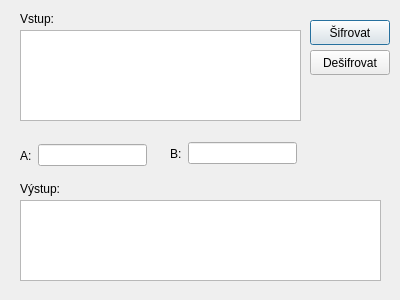
<?xml version="1.0" encoding="UTF-8"?>
<ui version="4.0">
 <class>Dialog</class>
 <widget class="QDialog" name="Dialog">
  <property name="geometry">
   <rect>
    <x>0</x>
    <y>0</y>
    <width>400</width>
    <height>300</height>
   </rect>
  </property>
  <property name="windowTitle">
   <string>Dialog</string>
  </property>
  <widget class="QPlainTextEdit" name="input">
   <property name="geometry">
    <rect>
     <x>20</x>
     <y>30</y>
     <width>281</width>
     <height>91</height>
    </rect>
   </property>
  </widget>
  <widget class="QLabel" name="label_3">
   <property name="geometry">
    <rect>
     <x>20</x>
     <y>10</y>
     <width>54</width>
     <height>17</height>
    </rect>
   </property>
   <property name="text">
    <string>Vstup:</string>
   </property>
  </widget>
  <widget class="QLabel" name="label_4">
   <property name="geometry">
    <rect>
     <x>20</x>
     <y>180</y>
     <width>54</width>
     <height>17</height>
    </rect>
   </property>
   <property name="text">
    <string>Výstup:</string>
   </property>
  </widget>
  <widget class="QPushButton" name="codeButton">
   <property name="geometry">
    <rect>
     <x>310</x>
     <y>20</y>
     <width>80</width>
     <height>25</height>
    </rect>
   </property>
   <property name="text">
    <string>Šifrovat</string>
   </property>
  </widget>
  <widget class="QPushButton" name="decodeButton">
   <property name="geometry">
    <rect>
     <x>310</x>
     <y>50</y>
     <width>80</width>
     <height>25</height>
    </rect>
   </property>
   <property name="text">
    <string>Dešifrovat</string>
   </property>
  </widget>
  <widget class="QTextBrowser" name="output">
   <property name="geometry">
    <rect>
     <x>20</x>
     <y>200</y>
     <width>361</width>
     <height>81</height>
    </rect>
   </property>
  </widget>
  <widget class="QWidget" name="">
   <property name="geometry">
    <rect>
     <x>20</x>
     <y>140</y>
     <width>127</width>
     <height>31</height>
    </rect>
   </property>
   <layout class="QHBoxLayout" name="layout">
    <item>
     <widget class="QLabel" name="label">
      <property name="text">
       <string>A:</string>
      </property>
     </widget>
    </item>
    <item>
     <widget class="QLineEdit" name="aKey"/>
    </item>
   </layout>
  </widget>
  <widget class="QWidget" name="">
   <property name="geometry">
    <rect>
     <x>170</x>
     <y>140</y>
     <width>127</width>
     <height>27</height>
    </rect>
   </property>
   <layout class="QHBoxLayout" name="layout2">
    <item>
     <widget class="QLabel" name="label_2">
      <property name="text">
       <string>B:</string>
      </property>
     </widget>
    </item>
    <item>
     <widget class="QLineEdit" name="bKey"/>
    </item>
   </layout>
  </widget>
 </widget>
 <resources/>
 <connections/>
</ui>
